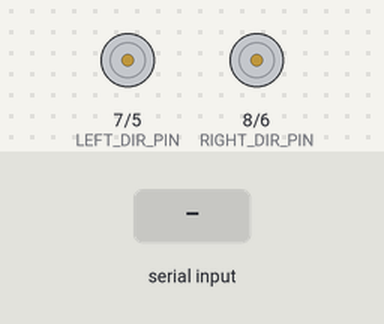
This sketch was run on a simulated Arduino Uno, built with avr-gcc and run on an emulated ATmega328P. Parts: direction and speed pins drawn as motors (green arrow = direction pin HIGH = forward, orange = LOW = backward, longer = more drive). The test bench sets the inputs (shaded band). What the sketch prints to the serial monitor is not drawn.

Above: at 1.2 s.
1.3 s: "U" received over Serial
At 2.1 s:
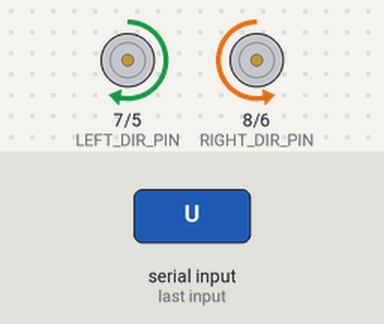
2.8 s: "R" received over Serial
At 3.2 s:
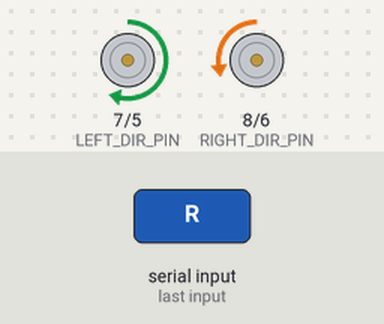
4.3 s: "D" received over Serial
At 5.5 s:
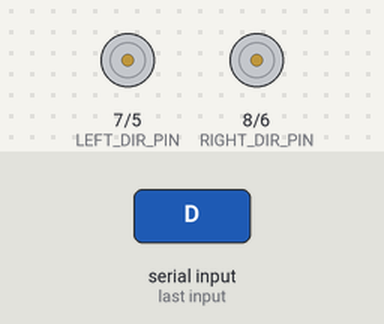
5.8 s: "r" received over Serial
At 6.7 s:
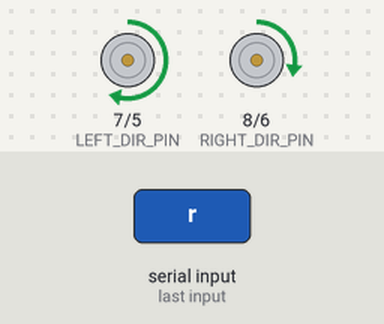
7.3 s: "d" received over Serial
At 7.8 s:
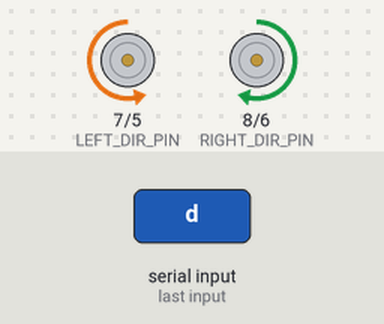
8.8 s: "u" received over Serial
At 10.2 s:
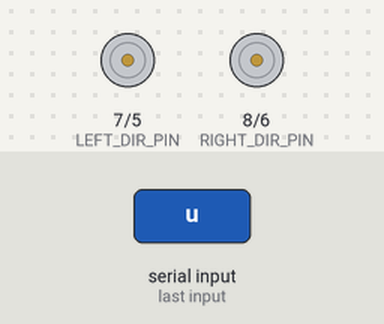
Timing chart, 0 to 11.3 s (numbered marks = the images above; inputs shaded):
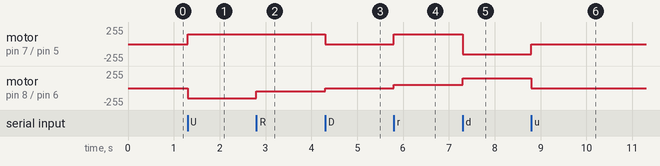

The sketch:

01DriveWithBluetooth.ino
```cpp
/* DriveWithBluetooth.ino
 * 블루투스 채널로 입력되는 명령을 해석하여 모터구동
 * U/u : 전진
 * D/d : 후진
 * R/r : 우회전
 * L/l : 좌회전
 */

#define RIGHT_PWM_PIN  6
#define RIGHT_DIR_PIN  8

#define LEFT_PWM_PIN   5
#define LEFT_DIR_PIN   7

#define HC06_BAUDRATE 9600

#include "Drive.h"


Drive g_drive;
void setup() {
  // put your setup code here, to run once:
  Serial.begin(HC06_BAUDRATE);
  g_drive.Init(RIGHT_PWM_PIN,
  			   RIGHT_DIR_PIN,
  			   LEFT_PWM_PIN,
  			   LEFT_DIR_PIN);
}

void loop() {
  // put your main code here, to run repeatedly:
  if(Serial.available()>0)
  {
    char cRead = Serial.read();
    Serial.write(cRead);

    switch(cRead)
    {
      case 'U':
      case 'u':
        g_drive.Go();
        break;
      case 'R':
      case 'r':
        g_drive.Right();
        break;
      case 'D':
      case 'd':
        g_drive.Back();
        break;
      case 'L':
      case 'l':
        g_drive.Left();
        break;
      case 'S':
      case 's':
        g_drive.Stop();
        break;
      default:
        Serial.print("\nUnknown\n");
    }
  }


}
```

Drive.cpp
```cpp
#include "Drive.h"

Drive::Drive()
: _eDriveState(DSTATE_STOP)
, _eTurnState(TSTATE_NONE)
{
}

void Drive::Init(int rightPwmPin,
                 int rightDirPin,
                 int leftPmwPin,
                 int leftDirPin)
{
    _rightWheel.Init(rightPwmPin,
                     rightDirPin, true);
    _leftWheel.Init(leftPmwPin,
                    leftDirPin, false);
    Stop();
}

void Drive::Stop()
{
    _rightWheel.Stop();
    _leftWheel.Stop();
    _eDriveState = DSTATE_STOP;
    _eTurnState = TSTATE_NONE;
}

void Drive::Go()
{
    if (_eDriveState == DSTATE_BACKWARD) {
        Stop();
    } else {
        _rightWheel.ForwardH();
        _leftWheel.ForwardH();
        _eDriveState = DSTATE_FORWARD;
        _eTurnState = TSTATE_NONE;
    }
}

void Drive::Back()
{
    if (_eDriveState == DSTATE_FORWARD) {
        Stop();
    } else {
        _rightWheel.BackwardH();
        _leftWheel.BackwardH();
        _eDriveState = DSTATE_BACKWARD;
        _eTurnState = TSTATE_NONE;
    }
}

void Drive::Left()
{
    switch(_eDriveState) {
        case DSTATE_STOP:
            _leftWheel.BackwardL();
            _rightWheel.ForwardL();
            _eTurnState = TSTATE_LEFT;
        break;
        case DSTATE_FORWARD:
        case DSTATE_BACKWARD:
            if (_eTurnState == TSTATE_NONE)
            {
                _leftWheel.ForwardL();
                _eTurnState = TSTATE_LEFT;
            }
            else if (_eTurnState == TSTATE_RIGHT)
            {
                _leftWheel.ForwardH();
                _rightWheel.ForwardH();
                _eTurnState = TSTATE_NONE;
            }
        break;
    }
}
void Drive::Right()
{
    switch (_eDriveState) {
        case DSTATE_STOP:
            _rightWheel.BackwardL();
            _leftWheel.ForwardL();
            _eTurnState = TSTATE_RIGHT;
        break;
        case DSTATE_FORWARD:
        case DSTATE_BACKWARD:
            if (_eTurnState == TSTATE_NONE)
            {
                _rightWheel.ForwardL();
                _eTurnState = TSTATE_RIGHT;
            }
            else if (_eTurnState == TSTATE_LEFT)
            {
                _leftWheel.ForwardH();
                _rightWheel.ForwardH();
                _eTurnState = TSTATE_NONE;
            }
        break;
    }
}
```

Drive.h
```cpp
#ifndef __DRIVE_H__
#define __DRIVE_H__
#include "Wheel.h"

class Drive
{
private:
    enum {
        DSTATE_STOP = 0,
        DSTATE_FORWARD,
        DSTATE_BACKWARD
    } _eDriveState;
    enum {
        TSTATE_NONE,
        TSTATE_RIGHT,
        TSTATE_LEFT,
    } _eTurnState;

    Wheel _rightWheel;
    Wheel _leftWheel;
public:
    Drive();
    void Init(int rightPwmPin,
              int rightDirPin,
              int leftPmwPin,
              int leftDirPin);
    void Stop();
    void Go();
    void Back();
    void Left();
    void Right();
};

#endif//__DRIVE_H__
```

Wheel.cpp
```cpp
#include "Wheel.h"

Wheel::Wheel()
: _pwmPin(0)
, _dirPin(0)
, _bRightWheel(true)
{
}

void Wheel::Init(int pwmPin, int dirPin, bool bRightWheel)
{
    _pwmPin = pwmPin;
    _dirPin = dirPin;
    _bRightWheel = bRightWheel;
    pinMode(_pwmPin, OUTPUT);
    pinMode(_dirPin, OUTPUT);
    Stop();
}
void Wheel::Stop()
{
    analogWrite(_pwmPin, _STOP_PWM_);
}
void Wheel::ForwardL()
{
    digitalWrite(_dirPin, (_bRightWheel)?LOW:HIGH);
    analogWrite(_pwmPin, _LOWSPEED_PWM_);
}
void Wheel::ForwardH()
{
    digitalWrite(_dirPin, (_bRightWheel)?LOW:HIGH);
    analogWrite(_pwmPin, _DEFSPEED_PWM_);
}
void Wheel::BackwardL()
{
    digitalWrite(_dirPin, (_bRightWheel)?HIGH:LOW);
    analogWrite(_pwmPin, _LOWSPEED_PWM_);
}
void Wheel::BackwardH()
{
    digitalWrite(_dirPin, (_bRightWheel)?HIGH:LOW);
    analogWrite(_pwmPin, _DEFSPEED_PWM_);
}
```

Wheel.h
```cpp
#ifndef __WHEEL_H__
#define __WHEEL_H__
#include <arduino.h>

class Wheel
{
private:
  int _pwmPin;
  int _dirPin;
  bool _bRightWheel;
  const int _STOP_PWM_ = 0;
  const int _LOWSPEED_PWM_ = 50;
  const int _DEFSPEED_PWM_ = 150;

public:
  Wheel();
  void Init(int pwmPin, int dirPin, bool bRightWheel);
  void Stop();
  void ForwardL();
  void ForwardH();
  void BackwardL();
  void BackwardH();
};

#endif//__WHEEL_H__
```

Measured:
- after the input at 1.3 s, motor on pin 7 (LEFT_DIR_PIN) / pin 5 (LEFT_PWM_PIN): stopped → forward 150/255 at once; motor on pin 8 (RIGHT_DIR_PIN) / pin 6 (RIGHT_PWM_PIN): stopped → backward 150/255 at once
- after the input at 2.8 s, motor on pin 8 (RIGHT_DIR_PIN) / pin 6 (RIGHT_PWM_PIN): backward 150/255 → backward 50/255 at once
- after the input at 4.3 s, motor on pin 7 (LEFT_DIR_PIN) / pin 5 (LEFT_PWM_PIN): forward 150/255 → stopped at once; motor on pin 8 (RIGHT_DIR_PIN) / pin 6 (RIGHT_PWM_PIN): backward 50/255 → stopped at once
- after the input at 5.8 s, motor on pin 7 (LEFT_DIR_PIN) / pin 5 (LEFT_PWM_PIN): stopped → forward 150/255 at once; motor on pin 8 (RIGHT_DIR_PIN) / pin 6 (RIGHT_PWM_PIN): stopped → forward 50/255 at once
- after the input at 7.3 s, motor on pin 7 (LEFT_DIR_PIN) / pin 5 (LEFT_PWM_PIN): forward 150/255 → backward 150/255 at once; motor on pin 8 (RIGHT_DIR_PIN) / pin 6 (RIGHT_PWM_PIN): forward 50/255 → forward 150/255 at once
- after the input at 8.8 s, motor on pin 7 (LEFT_DIR_PIN) / pin 5 (LEFT_PWM_PIN): backward 150/255 → stopped at once; motor on pin 8 (RIGHT_DIR_PIN) / pin 6 (RIGHT_PWM_PIN): forward 150/255 → stopped at once
